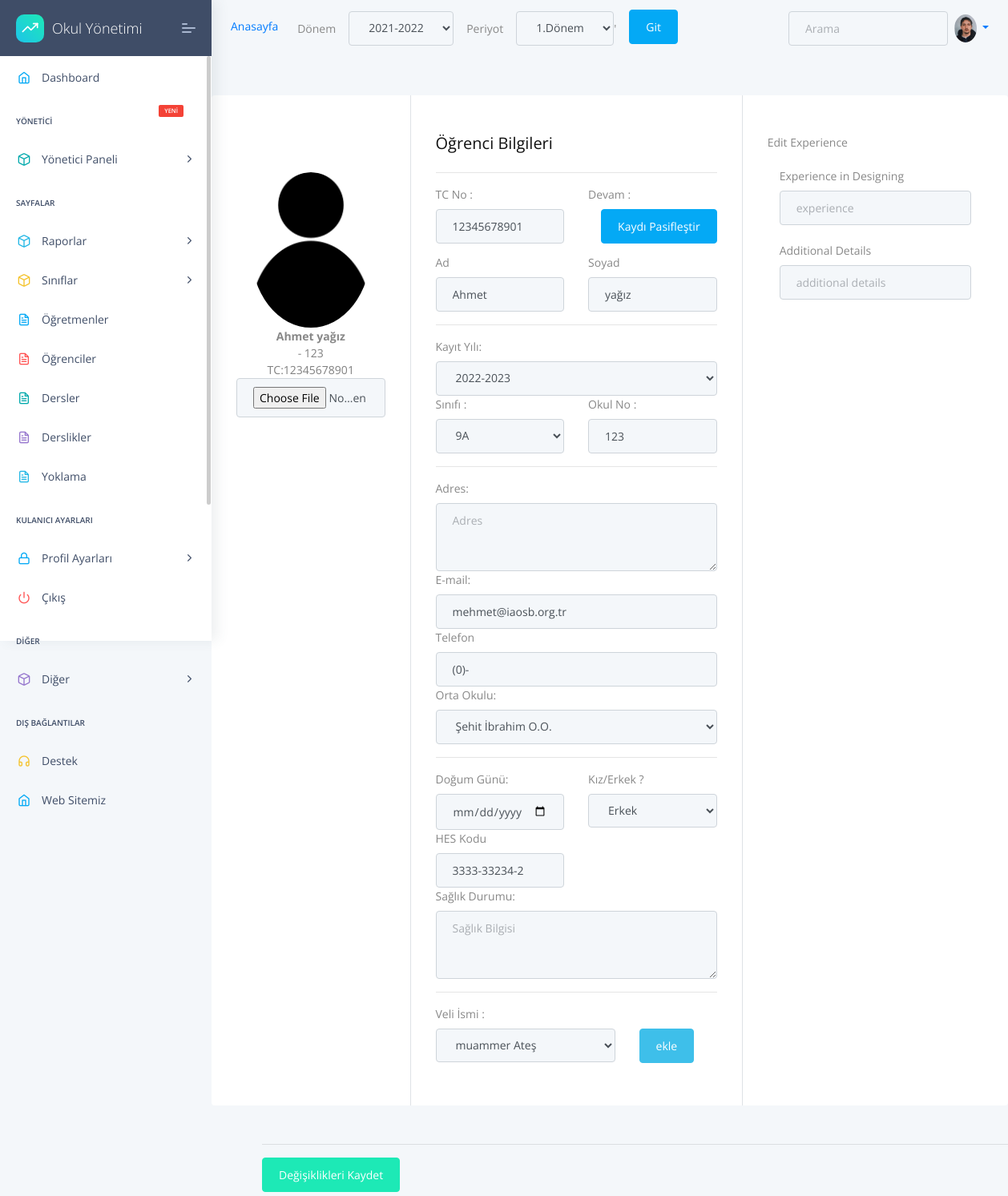
/student/update/5 (signed in), run on an earlier commit of the app's database.
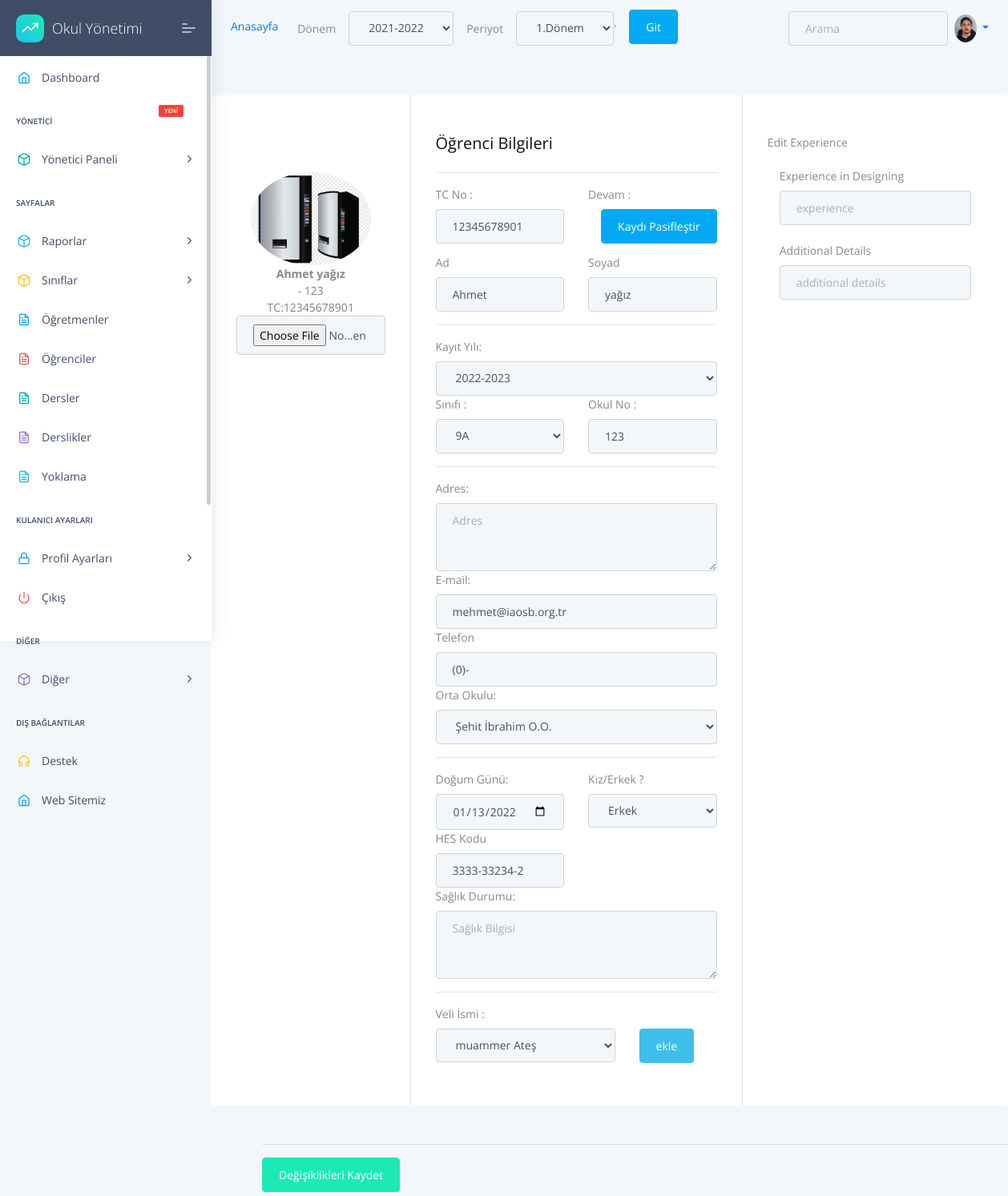
And on a later commit of the database.
### apps/student/models.py (models this page shows, shortened)
class Student(models.Model):
    firstName= models.CharField(max_length=20,default="",unique=False,null=True,blank=True,)
    lastName=models.CharField(max_length=20,unique=False,null=True,blank=True,)
    TC = models.CharField(max_length=11,unique=False,null=True,blank=True,validators=[validateEven])
    phone = models.CharField(validators=[validatePhone], max_length=17,default="0",unique=False,null=True,blank=True,)
    address=models.TextField(unique=False,null=True,blank=True,)
    status=models.BooleanField(unique=False,null=True,blank=True,)
    middleSchool=models.ForeignKey(MiddleSchool,on_delete=models.CASCADE)
    number=models.IntegerField(unique=False,null=True,blank=True,)
    session=models.ForeignKey(Session,on_delete=models.CASCADE)
    image=models.ImageField(upload_to=upload_location,unique=False,null=True,blank=True,default='images/person.png')
    health=models.TextField(unique=False,null=True,blank=True,)
    HESCode=models.CharField(max_length=12,unique=False,null=True,blank=True,validators=[validateHesCode])
    birtdate=DateField(("Doğum Tarihiniz"), auto_now=False, auto_now_add=False,unique=False,null=True,blank=True,)
    email=models.EmailField()
    genders=(('Kız','Kız'),
              ('Erkek','Erkek'),
              ('Diger','Diğer'),
    )
    gender=CharField(max_length=10 ,choices=genders,unique=False,blank=True,null=True)
    class Meta:
        ordering = ('firstName',)

### apps/student/views.py (the view, shortened to what this page needs)
# urls.py: path('update/<int:pk>', views.studentUpdate, name='student-update'),
@login_required(login_url="/login/")
def studentUpdate(request,pk=None):
    sessionUpdate(request)
    session=Session.objects.get(active=True)
    period=Period.objects.get(active=True)
    getStudentList = StudentList.objects.filter(session=session,periods=period).order_by("className")
    parents=Parent.objects.all()
    try:
        student = Student.objects.get(id=pk)
        oldclass = StudentList.objects.get(students=student,session=session,periods=period)
    except Exception as err:
        print(err)
        context={
        'sessions':sessions,"periods":periods
        }
        return render(request, "student/std-Update.html", context)
    student_form = StudentForm(instance=student)
    birtdate = str(student.birtdate)
    context={
        'student':student,
        'stdClassName':oldclass,
        'allClassList':getStudentList,
        'student_form':student_form,
        'media_url':settings.MEDIA_URL,
        'sessions':sessions,"periods":periods,
        'birtdate':birtdate,
        'parents':parents,
        }
    return render(request, "student/std-Update.html", context)

### apps/classes/models.py (called while the page is built)
    def __str__(self):
        return self.level.level+self.className.name

### apps/home/models.py (called while the page is built)
    def __str__(self):
      return self.session

    def __str__(self):
      return self.period

### apps/student/models.py (called while the page is built)
    def __str__(self):
        return self.name

### apps/templates/student/std-Update.html (shortened to what the changed rows need)
{% extends "layouts/base.html" %}
{% block content %}
<div class="container rounded bg-white mt-5 mb-5">
    <form action="" method="POST" enctype="multipart/form-data">
        <div class="row">
            <div class="col-md-3 border-right">
                <div class="d-flex flex-column align-items-center text-center p-3 py-5">
                    <img class="rounded-circle mt-5" width="150px" src="{{media_url}}{{student.image}}">
                    <span class="font-weight-bold">{{student.firstName}} {{student.lastName}}</span>
                    <span class="text-black-50">{{className.className}} - {{student.number}}</span>
                    <span class="text-black-50">TC:{{student.TC}}</span>
                    <span>
                        {{student_form.image}}
                    </span>
                </div>
            </div>
            <div class="col-md-5 border-right">
                <div class="p-3 py-5">
                    <div class="row mt-2">
                        <div class="col-md-6"><label class="labels">TC No : </label>{{student_form.TC}}</div>
                    </div>
                    <div class="row mt-2">
                        <div class="col-md-6"><label class="labels">Ad</label>{{student_form.firstName}}</div>
                        <div class="col-md-6"><label class="labels">Soyad</label>{{student_form.lastName}}</div>
                    </div>
                    <div class="row mt-2">
                        <div class="col-md-6"><label class="labels">Okul No :</label>{{student_form.number}}</div>
                    </div>
                    <div class="row mt-3">
                        <div class="col-md-12"><label class="labels">Adres:</label>{{student_form.address}}</div>
                        <div class="col-md-12"><label class="labels">E-mail:</label>{{student_form.email}}</div>
                        <div class="col-md-12"><label class="labels">Telefon </label>{{student_form.phone}}</div>
                        <div class="col-md-12"><label class="labels">Orta Okulu:</label>{{student_form.middleSchool}}
                        </div>
                        </div>
                    <div class="row mt-3">
                        <div class="col-md-6"><label class="labels">Doğum Günü:</label><input type="date" method="POST" name="birtdate" class="form-control" {% if student.birtdate %} value="{{birtdate}}"{% endif %}></div>
                        <div class="col-md-6"><label class="labels">Kız/Erkek ? </label>{{student_form.gender}}</div>
                        <div class="col-md-6"><label class="labels">HES Kodu</label>{{student_form.HESCode}}</div>
                        <div class="col-md-12"><label class="labels">Sağlık Durumu:</label>{{student_form.health}}</div>
                    </div>
                </div>
            </div>
        </div>
</div>
</div>
</div>
{% endblock content %}

What changed in the data, as far as the page shows it:
changed Student "Ahmet": image: a different picture
Also different on the page:
form field birtdate: (not shown) → "01/13/2022"
